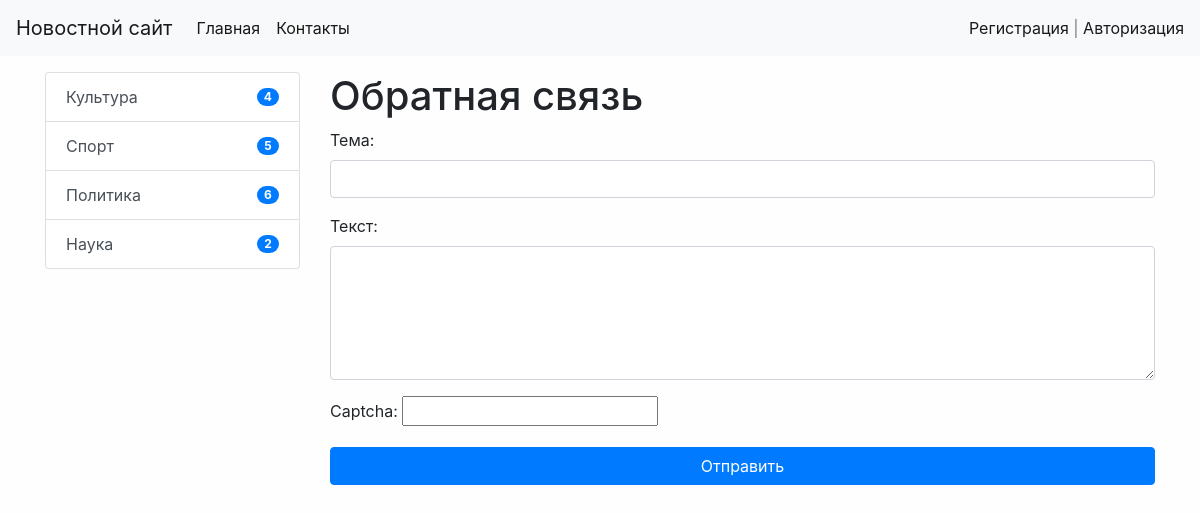
Page /test/ on the committed database.
### news/models.py (models this page shows, shortened)
class Categories(models.Model):
    title = models.CharField(max_length=255, verbose_name='Наименование', db_index=True)
    def get_absolute_url(self):
        return reverse('category', kwargs={"category_id": self.pk})
    class Meta:
        verbose_name = 'Категория'
        verbose_name_plural = 'Категории'
        ordering = ['title']

### news/views.py (the view)
# urls.py: path('test/', contact, name='contact'),
def contact(request):
    if request.method == 'POST':
        form = ContactForm(request.POST)
        if form.is_valid():
            mail = send_mail(form.cleaned_data['subject'], form.cleaned_data['content'], '',
                             [''], fail_silently=True)
            if mail:
                messages.success(request, 'Письмо отправлено!')
                return redirect('test')
            else:
                messages.error(request, 'Ошибка при отправке')
        else:
            messages.error(request, 'Ошибка при отправке')
    else:
        form = ContactForm()
    return render(request, 'news/contact.html', {"form": form})

### news/forms.py
class ContactForm(forms.Form):
    subject = forms.CharField(label='Тема',
                               widget=forms.TextInput(attrs={'class': 'form-control'}))
    content = forms.CharField(label='Текст',
                              widget=forms.Textarea(attrs={'class': 'form-control', "rows": 5}))
    captcha = CaptchaField()

### news/templatetags/news_tags.py (called while the page is built)
@register.inclusion_tag('news/list_categories.html')
def show_categories():
    categories = Categories.objects.annotate(cnt=Count('news', filter=F('news__is_published'))).filter(cnt__gt=0)
    return {"categories": categories, }

### news/templates/news/contact.html (shortened to what this page needs)
{% extends 'base.html' %}
{% block sidebar %}
    {% include 'inc/_sidebar.html' %}
{% endblock %}
{% block content %}
    <h1>Обратная связь</h1>
    <form method="post">
        {{ form.as_p }}
        <button type="submit" class="btn btn-primary btn-block">Отправить</button>
    </form>
{% endblock %}

### news/templates/news/list_categories.html
<ul class="list-group">
    {% for item in categories %}
        <li class="list-group-item d-flex justify-content-between align-items-center">
            <a href="{{ item.get_absolute_url }}" class="list-group-item-action">
                {{ item.title }}
            </a>
            <span class="badge badge-primary badge-pill">  {{ item.cnt }}</span>
        </li>
    {% endfor %}
</ul>

### mysite/static/css/style.css (style rules this page uses)
body { background-color: #fefefe; }

### rows in the picture
Categories: title "Культура", cnt "4"
Categories: title "Спорт", cnt "5"
Categories: title "Политика", cnt "6"
Categories: title "Наука", cnt "2"
